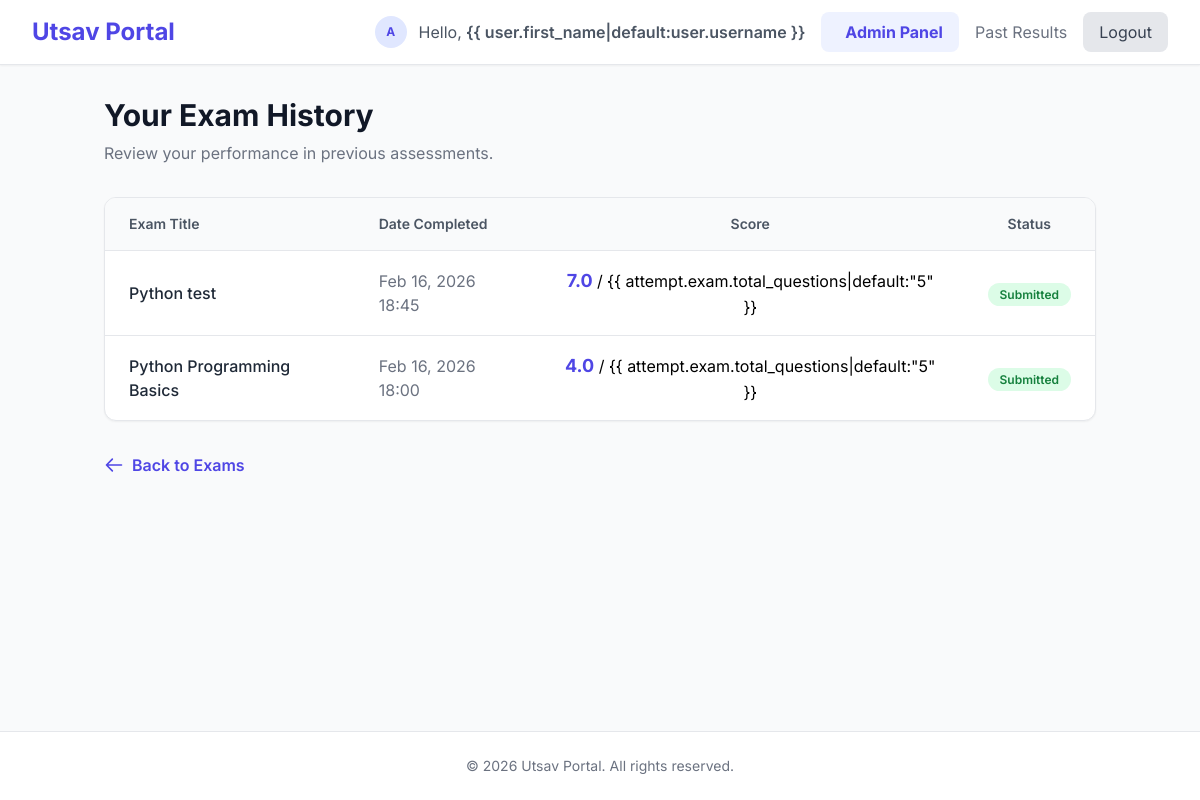
The page /results/ (signed in) on the database its author committed.
### exam_app/models.py (models this page shows, shortened)
class Attempt(models.Model):
    user = models.ForeignKey(User, on_delete=models.CASCADE)
    exam = models.ForeignKey(Exam, on_delete=models.CASCADE)
    started_at = models.DateTimeField(auto_now_add=True)
    completed_at = models.DateTimeField(null=True, blank=True)
    score = models.FloatField(default=0)
    is_submitted = models.BooleanField(default=False)

class Exam(models.Model):
    title = models.CharField(max_length=200)
    description = models.TextField(blank=True)
    duration_minutes = models.PositiveIntegerField(default=30)
    total_questions = models.PositiveIntegerField(default=0)
    pass_marks = models.PositiveIntegerField(default=0)
    created_at = models.DateTimeField(auto_now_add=True)

### exam_app/views.py (the view)
# urls.py: path('results/', views.results, name='results'),
@login_required
def results(request):
    attempts = Attempt.objects.filter(user=request.user, is_submitted=True).order_by('-completed_at')
    return render(request, 'results.html', {'attempts': attempts})

### exam_app/templates/results.html (shortened to what this page needs)
{% extends 'base.html' %}
{% block content %}
<div class="mb-8">
    <h1 class="text-3xl font-bold text-gray-900">Your Exam History</h1>
    <p class="text-gray-500 mt-2">Review your performance in previous assessments.</p>
</div>
<div class="bg-white rounded-xl shadow-sm border overflow-hidden">
    <table class="w-full text-left">
        <thead class="bg-gray-50 border-b">
            <tr>
                <th class="px-6 py-4 text-sm font-semibold text-gray-600">Exam Title</th>
                <th class="px-6 py-4 text-sm font-semibold text-gray-600">Date Completed</th>
                <th class="px-6 py-4 text-sm font-semibold text-gray-600 text-center">Score</th>
                <th class="px-6 py-4 text-sm font-semibold text-gray-600 text-center">Status</th>
            </tr>
        </thead>
        <tbody class="divide-y">
            {% for attempt in attempts %}
            <tr class="hover:bg-gray-50 transition">
                <td class="px-6 py-4 font-medium text-gray-800">{{ attempt.exam.title }}</td>
                <td class="px-6 py-4 text-gray-500">{{ attempt.completed_at|date:"M d, Y H:i" }}</td>
                <td class="px-6 py-4 text-center">
                    <span class="text-lg font-bold text-indigo-600">{{ attempt.score }}</span> / {{
                    attempt.exam.total_questions|default:"5" }}
                </td>
                <td class="px-6 py-4 text-center">
                    <span
                        class="px-3 py-1 rounded-full text-xs font-semibold bg-green-100 text-green-700">Submitted</span>
                </td>
            </tr>
            {% empty %}
            <tr>
                <td colspan="4" class="px-6 py-12 text-center text-gray-500 italic">
                    You haven't completed any exams yet.
                </td>
            </tr>
            {% endfor %}
        </tbody>
    </table>
</div>
<div class="mt-8">
    <a href="{% url 'home' %}"
        class="inline-flex items-center text-indigo-600 font-semibold hover:text-indigo-700 transition">
        <svg class="w-5 h-5 mr-2" fill="none" stroke="currentColor" viewBox="0 0 24 24">
            <path stroke-linecap="round" stroke-linejoin="round" stroke-width="2" d="M10 19l-7-7m0 0l7-7m-7 7h18">
            </path>
        </svg>
        Back to Exams
    </a>
</div>
{% endblock %}

### exam_app/templates/base.html (shortened to what this page needs)
<!DOCTYPE html>
<html lang="en">
<head>
    <script src="https://cdn.tailwindcss.com"></script>
</head>
<body class="bg-gray-50 min-h-screen flex flex-col">
    {% block navbar %}
    <nav class="bg-white shadow-sm border-b">
        <div class="max-w-7xl mx-auto px-4 sm:px-6 lg:px-8">
            <div class="flex justify-between h-16 items-center">
                <div class="flex items-center">
                    <a href="{% url 'landing' %}" class="text-2xl font-bold text-indigo-600">Utsav Portal</a>
                </div>
                <div class="flex items-center space-x-4">
                    {% if user.is_authenticated %}
                    <div class="flex items-center space-x-3">
                        {% if user.profile and user.profile.profile_pic %}
                        <img src="{{ user.profile.profile_pic.url }}"
                            class="w-8 h-8 rounded-full border border-gray-200">
                        {% else %}
                        <div
                            class="w-8 h-8 bg-indigo-100 rounded-full flex items-center justify-center text-indigo-600 font-bold text-xs">
                            {{ user.first_name|default:user.username|first|upper }}</div>
                        {% endif %}
                        <span class="text-gray-600">Hello, <span class="font-semibold">{{
                                user.first_name|default:user.username }}</span></span>
                    </div>
                    {% if user.is_staff %}
                    <a href="{% url 'admin_dashboard' %}"
                        class="bg-indigo-50 text-indigo-600 px-4 py-2 rounded-lg hover:bg-indigo-100 transition font-bold flex items-center">
                         Admin Panel
                    </a>
                    {% endif %}
                    <a href="{% url 'results' %}" class="text-gray-500 hover:text-indigo-600">Past Results</a>
                    <form action="{% url 'logout' %}" method="post" class="inline">
                        <button type="submit"
                            class="bg-gray-200 text-gray-700 px-4 py-2 rounded-lg hover:bg-gray-300 transition">Logout</button>
                    </form>
                    {% else %}
                    <a href="{% url 'login' %}" class="text-gray-500 hover:text-indigo-600">Login</a>
                    <a href="{% url 'register' %}"
                        class="bg-indigo-600 text-white px-4 py-2 rounded-lg hover:bg-indigo-700 transition">Register</a>
                    {% endif %}
                </div>
            </div>
        </div>
    </nav>
    {% endblock %}
    <main class="flex-grow container mx-auto px-4 py-8 max-w-5xl">
        {% block content %}{% endblock %}
    </main>
    <footer class="bg-white border-t py-6 mt-12">
        <div class="container mx-auto px-4 text-center text-gray-500 text-sm">
            &copy; 2026 Utsav Portal. All rights reserved.
        </div>
    </footer>
</body>
</html>

### exam_app/templates/base.html (style rules this page uses)
body { font-family: 'Inter', sans-serif; }

### rows shown on the page
Attempt: exam "Python test", completed_at "Feb 16, 2026 18:45", score "7.0"
Attempt: exam "Python Programming Basics", completed_at "Feb 16, 2026 18:00", score "4.0"

### other values the page prints
{{ user.first_name|default:user.username|first|upper }} "A"
